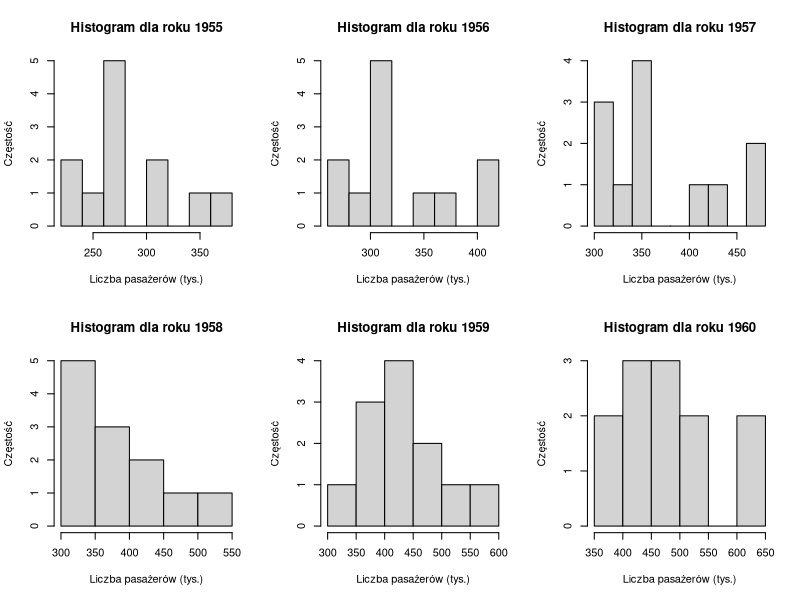
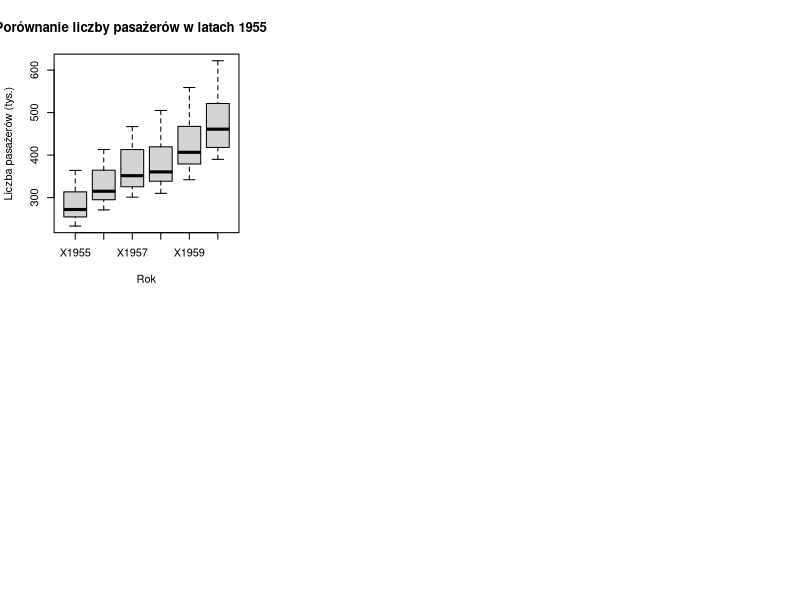

These figures' R source, in order:
# a) Wczytanie danych i sprawdzenie typu
loty <- read.csv("loty.csv", sep=";", header=TRUE)
head(loty)
str(loty)    # sprawdzenie struktury danych

# b) Histogramy dla kolejnych lat
par(mfrow=c(2,3))  # układ 2x3 dla wykresów
for(rok in names(loty)) {
    hist(loty[[rok]], 
         main=paste("Histogram dla roku", substr(rok, 2, 5)),  # usuwamy "X" z nazwy
         xlab="Liczba pasażerów (tys.)",
         ylab="Częstość",
         breaks=6)
}

# c) Podstawowe miary statystyczne dla każdego roku
for(rok in names(loty)) {
    cat("\nRok", substr(rok, 2, 5), ":\n")
    cat("Średnia:", mean(loty[[rok]]), "\n")
    cat("Mediana:", median(loty[[rok]]), "\n")
    cat("Q1:", quantile(loty[[rok]], 0.25), "\n")
    cat("Q3:", quantile(loty[[rok]], 0.75), "\n")
    cat("Odch. std:", sd(loty[[rok]]), "\n")
}

# d) Poprawiony kod dla wykresu pudełkowego
boxplot(loty, 
        main="Porównanie liczby pasażerów w latach 1955-1960",
        xlab="Rok",
        ylab="Liczba pasażerów (tys.)",
        names=names(loty))  # właściwe nazwy lat na osi X
